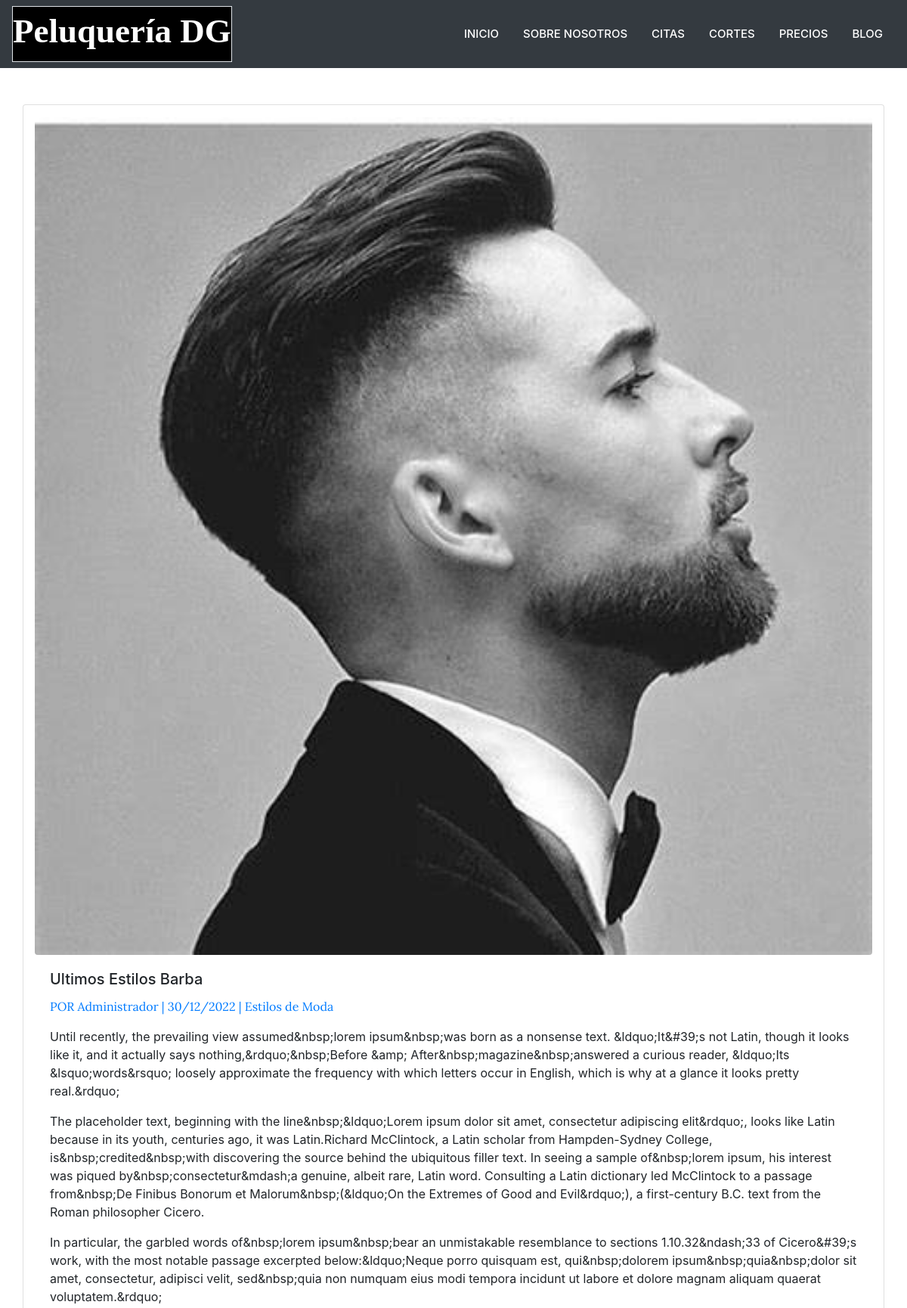
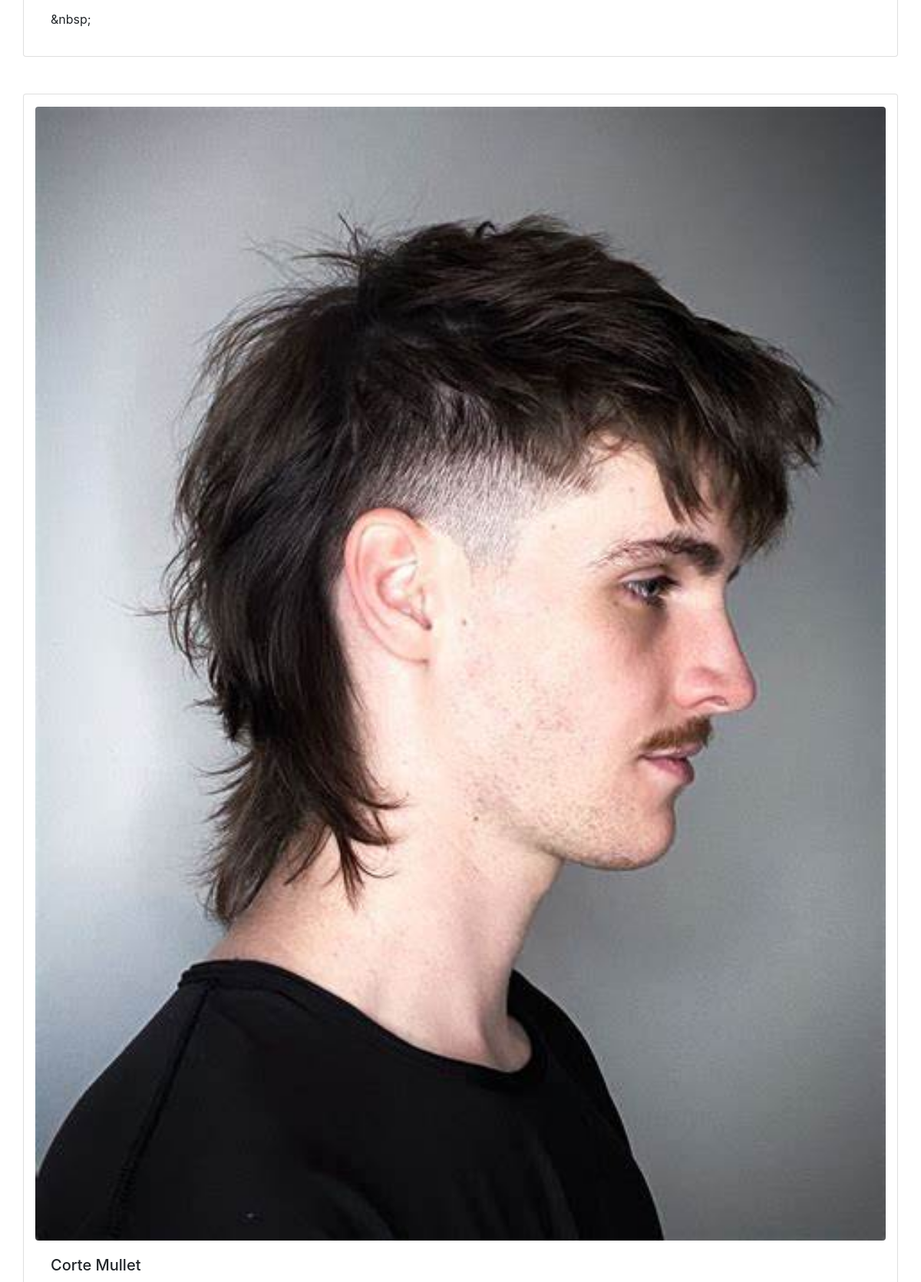
Screenshot of /blog/category/1/ (upper part) with the database file from the repository (2 pictures, top to bottom).
### blog/models.py (models this page shows, shortened)
class Post(models.Model):
    title = models.CharField(max_length=200, verbose_name="Titulo")
    content = RichTextField(verbose_name="Contenido")
    published = models.DateTimeField(verbose_name="Fecha de publicación", default=now)
    image = models.ImageField(verbose_name="Imagen", upload_to="blog", null=True, blank=True)
    author = models.ForeignKey(User, verbose_name="Autor", on_delete=models.CASCADE)
    categories = models.ManyToManyField(Category, verbose_name="Categorias", related_name="get_posts")
    created = models.DateField(auto_now_add=True, verbose_name="Fecha de Creación")
    updated = models.DateField(auto_now=True, verbose_name="Fehca de Edición")
    class Meta:
        verbose_name = "Entrada"
        verbose_name_plural = "Entradas"
        ordering = ['-created']

class Category(models.Model):
    name = models.CharField(verbose_name="Nombre", max_length=100)
    created = models.DateField(auto_now_add=True, verbose_name="Fecha de Creacion")
    updated = models.DateField(auto_now=True, verbose_name="Fecha de Edición")
    class Meta:
        verbose_name = "Categoria"
        verbose_name_plural = "Categorias"
        ordering = ['-created']

### blog/views.py (the view)
# urls.py: path('category/<int:category_id>/', views.category, name='category'),
def category(request, category_id):
    category = get_object_or_404(Category, id=category_id)
    return render(request, "categories.html", {'category': category})

### social/context_proccessors.py (called while the page is built)
def ctx_dict(request):
    ctx = {}
    links = Link.objects.all()
    for link in links:
        ctx[link.key] = link.url
    return ctx

### blog/templates/categories.html (shortened to what this page needs)
{% extends 'base.html' %}
{% load static %}
{% block content %}
<section>
    {% for post in category.get_posts.all %}
    <div class="container mt-5">
        <div class="row">
            <div class="card col" style="width: 18rem;">
                <img class="mt-3 card-img-top rounded img-fluid" src="{{post.image.url}}" width="500px" height="500" alt="Card image cap">
                <div class="card-body">
                    <h5 class="card-title">{{post.title}}</h5>
                    <span>
                        <p class="card-text text-primary" style="font-family: 'Lora';">POR {{post.author}} | {{post.published|date:"SHORT_DATE_FORMAT"}} |
                            {% for category in post.categories.all %}
                                <a href="{% url 'category' category.id %}" class="link">{{category.name}}</a>
                            {% endfor %}
                        </p>
                        <p class="card-text" style="font-family: 'Lora';">{{post.content|striptags|linebreaks}}</p>
                    </span>
                </div>
              </div>
        </div>
    </div>
    {% endfor %}
</section>
{% endblock %}

### core/static/core/css/main.css (style rules this page uses)
body { margin: 0; padding: 0; background-color: white; }

### rows the page displays
Post: image (picture), title "Ultimos Estilos Barba", author "Administrador", published "30/12/2022", content "Until recently, the prevailing view assumed&nbsp;lorem ipsum&nbsp;was born as a nonsense text. &ldquo;It&#39;s not Latin, though it looks like it, and it actually says nothing,&rdquo;&nbsp;Before &amp; After&nbsp;magazine&nbsp;answered a curious reader, &ldquo;Its &lsquo;words&rsquo; loosely approximate the frequency with which letters occur in English, which is why at a glance it looks pretty real.&rdquo; The placeholder text, beginning with the line&nbsp;&ldquo;Lorem ipsum dolor sit amet, consectetur adipiscing elit&rdquo;, looks like Latin because in its youth, centuries ago, it was Latin.Richard McClintock, a Latin scholar from Hampden-Sydney College, is&nbsp;credited&nbsp;with…"
Category: name "Estilos de Moda"
Post: image (picture), title "Corte Mullet"
